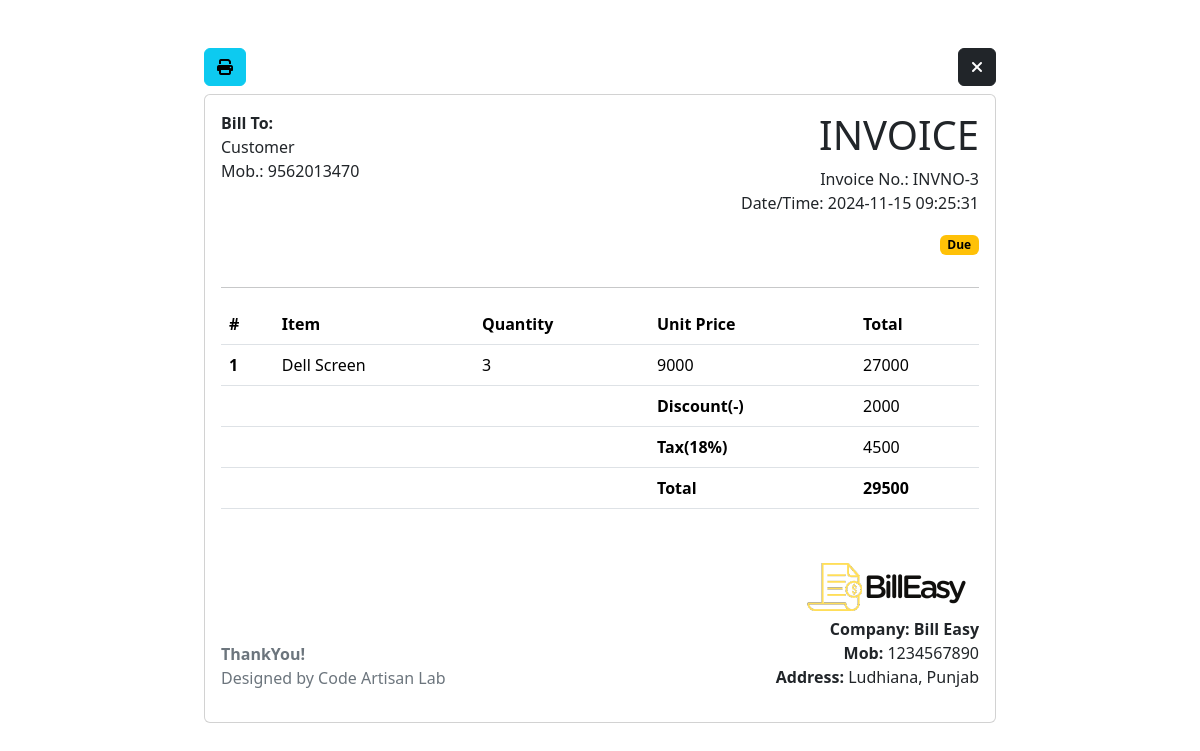
Screenshot of /sale/invoice.php?id=3 with the database file from the repository.
### tables this page shows
CREATE TABLE `sale` (
  `id` int(9) NOT NULL,
  `product` varchar(150) NOT NULL,
  `phone` varchar(150) NOT NULL,
  `status` varchar(150) NOT NULL,
  `price` varchar(150) NOT NULL,
  `qty` varchar(150) NOT NULL,
  `total` varchar(150) NOT NULL,
  `discount` varchar(150) NOT NULL,
  `dis_price` varchar(150) NOT NULL,
  `tax_rate` varchar(150) NOT NULL,
  `tax_price` varchar(150) NOT NULL,
  `date_time` timestamp NOT NULL DEFAULT current_timestamp() ON UPDATE current_timestamp()
);

CREATE TABLE `product` (
  `id` int(9) NOT NULL,
  `image` varchar(150) NOT NULL,
  `name` varchar(150) NOT NULL,
  `cat_id` int(9) NOT NULL,
  `opening_stock` varchar(150) NOT NULL,
  `current_stock` varchar(150) NOT NULL
);

CREATE TABLE `settings` (
  `id` int(11) NOT NULL,
  `light_logo` varchar(150) NOT NULL,
  `dark_logo` varchar(150) NOT NULL,
  `company_name` varchar(150) NOT NULL,
  `phone` varchar(150) NOT NULL,
  `address` text NOT NULL
);

### db_connect.php (called while the page is built, shortened)
<?php
	function fetch_single_product($conn,$id){
		$res=array();
		$query="SELECT * FROM product WHERE id='$id'";
		$result=mysqli_query($conn,$query);
		if(mysqli_num_rows($result)>0) {
			$res['bool']=true;
			$res['alldata']=mysqli_fetch_assoc($result);
		}else{
			$res['bool']=false;
		}return $res;
	}
	function fetch_single_sale($conn,$id){
		$res=array();
		$query="SELECT * FROM sale WHERE id='$id'";
		$result=mysqli_query($conn,$query);
		if(mysqli_num_rows($result)>0) {
			$res['bool']=true;
			$res['alldata']=mysqli_fetch_assoc($result);
		}else{
			$res['bool']=false;
		}return $res;
	}
	function fetch_settings_data($conn){
		$res=array();
		$query="SELECT * FROM settings limit 1";
		$result=mysqli_query($conn,$query);
		if(mysqli_num_rows($result)>0) {
			$res['bool']=true;
			$res['alldata']=mysqli_fetch_assoc($result);
		}else{
			$res['bool']=false;
		}return $res;
	}
?>

### sale/invoice.php (the view, shortened to what this page needs)
   <?php require('../db_connect.php'); ?>
   <!doctype html>
  <html lang="en">
    <head>
      <link href="https://cdn.jsdelivr.net/npm/bootstrap@5.3.3/dist/css/bootstrap.min.css" rel="stylesheet">
      <link rel="stylesheet" href="https://cdnjs.cloudflare.com/ajax/libs/font-awesome/6.6.0/css/all.min.css" />
    </head>
    <body>
    <div class="row">
      <div class="col-md-8 offset-md-2 mt-5">
        <button class="btn btn-info d-print-none mb-2" onclick="window.print()"><i class="fa-solid fa-print"></i></button>
        <a class="btn btn-dark float-end d-print-none" href="view-sale.php"><i class="fa-solid fa-xmark"></i></a>
        <div class="card">
          <div class="card-body">
             <?php
                  $id=$_GET['id'];
                  $sale=fetch_single_sale($conn,$id);
                  $product=fetch_single_product($conn,$sale['alldata']['product']);
            ?>
            <div class="row">
              <div class="col-md-6">
                <p>
                  <strong>Bill To:</strong></br>
                  Customer</br>
                  Mob.: <?php echo $sale['alldata']['phone']; ?>
                </p>
              </div>
              <div class="col-md-6 text-md-end">
                <h1>INVOICE</h1>
                <p>Invoice No.: INVNO-<?php echo $sale['alldata']['id']; ?></br>
                  Date/Time: <?php echo $sale['alldata']['date_time']; ?><br>
                <?php
                    if ($sale['alldata']['status']=='Paid') {
                     $color='success';
                    }elseif($sale['alldata']['status']=='Cancel'){
                        $color='danger';
                    }else{
                      $color='warning';
                    }
                  ?>
                 <p class="badge text-bg-<?php echo $color; ?>">
                  <?php echo $sale['alldata']['status']; ?>
                </p>
              </div>
            </div>
            <hr>
            <table class="table">
              <thead>
                <tr>
                  <th scope="col">#</th>
                  <th scope="col">Item</th>
                  <th scope="col">Quantity</th>
                  <th scope="col">Unit Price</th>
                  <th scope="col">Total</th>
                </tr>
              </thead>
              <tbody>
                <tr>
                  <th scope="row">1</th>
                  <td><?php echo $product['alldata']['name']; ?></td>
                  <td><?php echo $sale['alldata']['qty']; ?></td>
                  <td><?php echo $sale['alldata']['price']; ?></td>
                  <td><?php echo $sale['alldata']['total']; ?></td>
                </tr>
                <tr>
                  <th scope="row"></th>
                  <td></td>
                  <td></td>
                  <th>Discount(-)</th>
                  <td><?php echo $sale['alldata']['discount']; ?></td>
                </tr>
                <tr>
                  <th scope="row"></th>
                  <td></td>
                  <td></td>
                  <th>Tax(18%)</th>
                  <td><?php echo $sale['alldata']['tax_rate']; ?></td>
                </tr>
                <tr>
                  <th scope="row"></th>
                  <td></td>
                  <td></td>
                  <th>Total</th>
                  <th><?php echo $sale['alldata']['tax_price']; ?></th>
                </tr>
              </tbody>
            </table>
            <div class="row mt-5">
              <div class="col-md-6">
                <p class="text-secondary" style="margin-top:85px;">
                  <strong>ThankYou!</strong><br>
                  Designed by Code Artisan Lab
                </p>
              </div>
              <div class="col-md-6 text-md-end">
                <?php
                   $settingsData=fetch_settings_data($conn);
                   $image='';
                      if ($settingsData['bool']==true) {
                        $image=$settingsData['alldata']['dark_logo'];
                      }
                ?>
                <?php
                  if ($image!='') {
                ?>
                  <img src="../logo/<?php echo $image; ?>" width="185px" height="60px" >
                 <?php
                  }
                ?>
                <p>
                  <strong>Company: <?php echo $settingsData['alldata']['company_name']; ?></strong><br>
                  <b>Mob:</b> <?php echo $settingsData['alldata']['phone']; ?><br>
                  <b>Address:</b> <?php echo $settingsData['alldata']['address']; ?>
                </p>
              </div>
            </div>
          </div>
        </div>
      </div>
    </div>
  </body>
</html>

### rows the page displays
sale: phone "9562013470", id "3", date_time "2024-11-15 09:25:31", status "Due", qty "3", price "9000", total "27000", discount "2000", tax_rate "4500", tax_price "29500"
product: name "Dell Screen"
settings: dark_logo (picture), company_name "Bill Easy", phone "1234567890", address "Ludhiana, Punjab"
